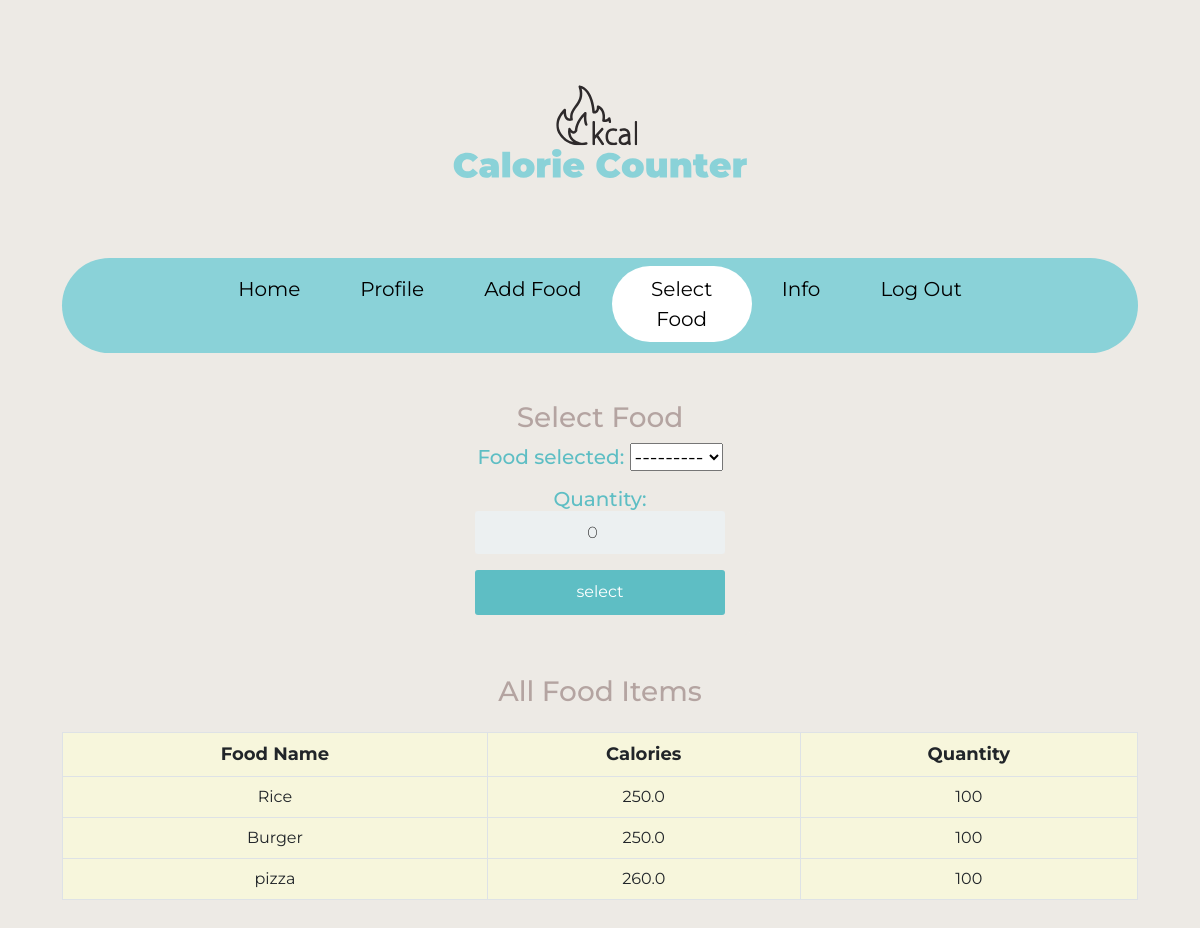
The app's page /select_food/ (signed in) with its own data.
### counter/models.py (models this page shows)
class Food(models.Model):
    name = models.CharField(max_length=200, null=False)
    quantity = models.PositiveIntegerField(null=False, default=0)
    calorie = models.FloatField(null=False, default=0)
    person_of = models.ForeignKey(User, null=True, on_delete=models.CASCADE)
    def __str__(self):
        return self.name

### counter/views.py (the view)
# urls.py: path('select_food/', select_food, name='select_food'),
@login_required
def select_food(request):
    person = Profile.objects.filter(person_of=request.user).last()
    food_items = Food.objects.filter(person_of=request.user)
    form = SelectFoodForm(request.user, instance=person)
    if request.method == 'POST':
        form = SelectFoodForm(request.user, request.POST, instance=person)
        if form.is_valid():
            form.save()
            return redirect('home')
    else:
        form = SelectFoodForm(request.user)
    context = {'form': form, 'food_items': food_items}
    return render(request, 'select_food.html', context)

### counter/forms.py
class SelectFoodForm(forms.ModelForm):
    class Meta:
        model = Profile
        fields = ('food_selected', 'quantity',)
    def __init__(self, user, *args, **kwargs):
        super(SelectFoodForm, self).__init__(*args, **kwargs)
        self.fields['food_selected'].queryset = Food.objects.filter(person_of=user)

### counter/templates/select_food.html (shortened to what this page needs)
{% extends 'base.html' %}
{% block content %}
<nav id="navbar-primary" class="navbar navbar-expand-lg navbar-default active" role="navigation">
 <div class="container">
            <div class="collapse navbar-collapse" id="resNav">
            <ul class="navbar-nav justify-content-center">
              {% with url_name=request.resolver_match.url_name %}
              <li class="nav-item"><a class="nav-link  {% if url_name == 'home' %} active{% endif %}" href={% url "home" %}>Home</a></li>
              <li class="nav-item"><a class="nav-link {% if url_name == 'profile' %} active{% endif %}" href={% url "profile" %}>Profile</a></li>
              <li class="nav-item"><a class="nav-link {% if url_name == 'add_food' %} active{% endif %}" href={% url "add_food" %}>Add Food</a></li>
              <li class="nav-item"><a class="nav-link {% if url_name == 'select_food' %} active{% endif %}" href={% url "select_food" %}>Select Food</a></li>
              <li class="nav-item"><a class="nav-link {% if url_name == 'general' %} active{% endif %}" href={% url "general" %}>Info</a></li>
              <li class="nav-item"><a class="nav-link {% if url_name == 'logout' %} active{% endif %}" href={% url "logout" %}>Log Out</a></li>
              {% endwith %}
            </ul>
            </div>
 </div>
</nav>
    <div class="login mt-0">
        <div class="login-screen">
            <div class="app-title">
                <h3 class="headline">Select Food</h3>
            </div>
            <form method="POST" action="" class="login-form">
              <h5 class="form-labels">
                {{ form.as_p }}
            </h5>
                <input class="btn login_btn pt-2" type="submit" value="select">
            </form>
        </div>
    </div>
    <div class="container-fluid">
   <h3 class="headline text-center pb-3">All Food Items </h3>
        <table class="table table-bordered text-center">
            <thead class="thead-dark">
                <tr>
                    <th scope="col">Food Name</th>
                    <th scope="col">Calories</th>
                    <th scope="col">Quantity</th>
                </tr>
            </thead>
            <tbody>
                {% for food in food_items %}
                <tr>
                    <td>{{ food.name }}</td>
                    <td>{{ food.calorie }}</td>
                    <td>{{ food.quantity }}</td>
                </tr>
                {% endfor %}
            </tbody>
        </table>
     </div>
{% endblock content %}

### eatwell/static/style.css (style rules this page uses)
body { background-color: #edeae5; padding: 50px; font-family: 'Montserrat', sans-serif; color: #b4a4a1; }
a { text-decoration:none !important; }
#navbar-primary.navbar-default .navbar-nav { width: 100%; text-align: center; background-color: #8ad2d8; border-radius: 100px ; }
#navbar-primary.navbar-default .navbar-nav > li { display: inline-block; float: none; vertical-align: top; padding-top: 8px; padding-bottom: 8px; }
#navbar-primary.navbar-default .navbar-nav > li > a { padding-left: 30px; padding-right: 30px; color:black; font-size: 20px; text-decoration:none; }
ul.navbar-nav .nav-item:after { content: ''; display: block; height: 3px; width: 0; transition: width .5s ease, background-color .5s ease; }
.navbar-nav .nav-item > a.active { width: 140px; background: white ; border-radius: 100px ; color: black; text-align: center; display: block; text-decoration: none; }
.login { margin: 20px auto; width: 300px; }
.login-screen { background-color: #edeae5; padding: 20px; border-radius: 5px }
.app-title { text-align: center; }
.login-form { text-align: center; }
input { text-align: center; background-color: #ECF0F1; border: 2px solid transparent; border-radius: 3px; font-size: 16px; font-weight: 200; padding: 10px 0; width: 250px; transition: border .5s; }
.btn { background: #5ebec4; color: white ; font-size: 16px; line-height: 25px; padding: 10px 0; text-decoration: none; text-shadow: none; border-radius: 3px; box-shadow: none; transition: 0.25s; display: block; width: 250px; margin: 0 auto; }
th { font-size: 18px; }
.headline { padding-top:20px; }
.table { background-color: #F7F6DC; }
.form-labels { color:#5ebec4; }

### records on screen
Food: name "Rice", calorie "250.0", quantity "100"
Food: name "Burger", calorie "250.0", quantity "100"
Food: name "pizza", calorie "260.0", quantity "100"
